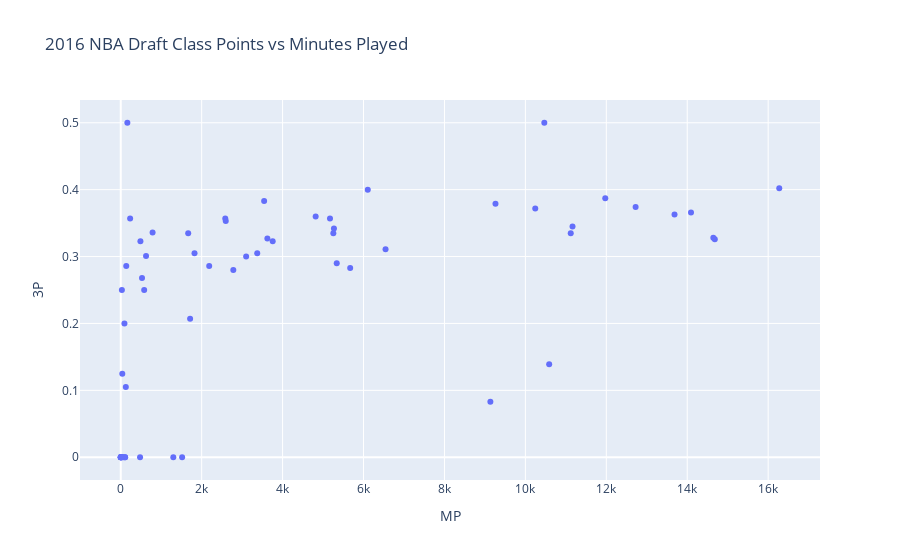

Notebook source saved alongside this figure:
### Markdown cell above
## Analysis

### Code cell
import pandas as pd
import plotly.express as px
per_game = pd.read_html('https://www.basketball-reference.com/players/s/siakapa01.html')[0]
draft_class = pd.read_html('https://www.basketball-reference.com/draft/NBA_2016.html')[0]

draft_class = draft_class.fillna(0)
draft_class = draft_class.drop([30, 31]).reset_index(drop=True)
draft_class.columns = draft_class.columns.droplevel()
draft_class.columns = ['Rk', 'Pk', 'Tm','Player','Pos','Yrs','G','MP','PTS','TRB','AST','FG%','3P','FT%','MPPG','PTSPG','TRBPG','ASTPG','WS','WS/48','BPM','VORP']
print(draft_class)

for column in draft_class.columns:
    draft_class[column] = pd.to_numeric(draft_class[column], errors='ignore')
draft_class.dtypes

# draft_class['WORP'] = draft_class['VORP'] * 2.70

px.scatter(draft_class, x='MP', y='3P', hover_name='Player', title='2016 NBA Draft Class Points vs Minutes Played')

### Figure 1 — Plotly figure (JSON) as saved in the notebook; plotly's stock layout.template omitted (floating-point values rounded to 4 significant figures)
{"data": [{"hovertemplate": "<b>%{hovertext}</b><br><br>MP=%{x}<br>3P=%{y}<extra></extra>", "hovertext": ["Ben Simmons", "Brandon Ingram", "Jaylen Brown", "Dragan Bender", "Kris Dunn", "Buddy Hield", "Jamal Murray", "Marquese Chriss", "Jakob Poeltl", "Thon Maker", "Domantas Sabonis", "Taurean Prince", "Georgios Papagiannis", "Denzel Valentine", "Juancho Hernangómez", "Guerschon Yabusele", "Wade Baldwin", "Henry Ellenson", "Malik Beasley", "Caris LeVert", "DeAndre' Bembry", "Malachi Richardson", "Ante Žižić", "Timothé Luwawu-Cabarrot", "Brice Johnson", "Furkan Korkmaz", "Pascal Siakam", "Skal Labissière", "Dejounte Murray", "Damian Jones", "Deyonta Davis", "Ivica Zubac", "Cheick Diallo", "Tyler Ulis", "Rade Zagorac", "Malcolm Brogdon", "Chinanu Onuaku", "Patrick McCaw", "David Michineau", "Diamond Stone", "Stephen Zimmerman", "Isaiah Whitehead", "Zhou Qi", "Isaïa Cordinier", "Demetrius Jackson", "A.J. Hammons", "Jake Layman", "Paul Zipser", "Michael Gbinije", "Georges Niang", "Ben Bentil", "Joel Bolomboy", "Petr Cornelie", "Kay Felder", "Marcus Paige", "Daniel Hamilton", "Wang Zhelin", "Abdel Nader", "Isaiah Cousins", "Tyrone Wallace"], "legendgroup": "", "marker": {"color": "#636efa", "symbol": "circle"}, "mode": "markers", "name": "", "orientation": "v", "showlegend": false, "type": "scatter", "x": [10588, 13686, 14093, 3755, 6544, 16274, 12724, 5338, 10468, 3624, 14681, 10244, 477, 4817, 5269, 486, 579, 787, 9261, 11165, 5670, 625, 1517, 5254, 107, 5171, 14645, 2595, 11121, 3544, 1299, 9135, 2186, 2782, 0, 11974, 74, 3373, 0, 24, 108, 1823, 125, 0, 136, 163, 3099, 1667, 32, 6105, 10, 91, 38, 526, 28, 232, 0, 2583, 0, 1714], "xaxis": "x", "y": [0.139, 0.363, 0.366, 0.323, 0.311, 0.402, 0.374, 0.29, 0.5, 0.327, 0.326, 0.372, 0, 0.36, 0.342, 0.323, 0.25, 0.336, 0.379, 0.345, 0.283, 0.301, 0, 0.335, 0, 0.357, 0.328, 0.353, 0.335, 0.383, 0, 0.083, 0.286, 0.28, 0, 0.387, 0, 0.305, 0, 0, 0, 0.305, 0.105, 0, 0.286, 0.5, 0.3, 0.335, 0, 0.4, 0, 0.2, 0.125, 0.268, 0.25, 0.357, 0, 0.357, 0, 0.207], "yaxis": "y"}], "layout": {"legend": {"tracegroupgap": 0}, "title": {"text": "2016 NBA Draft Class Points vs Minutes Played"}, "xaxis": {"anchor": "y", "domain": [0, 1], "title": {"text": "MP"}}, "yaxis": {"anchor": "x", "domain": [0, 1], "title": {"text": "3P"}}}}
